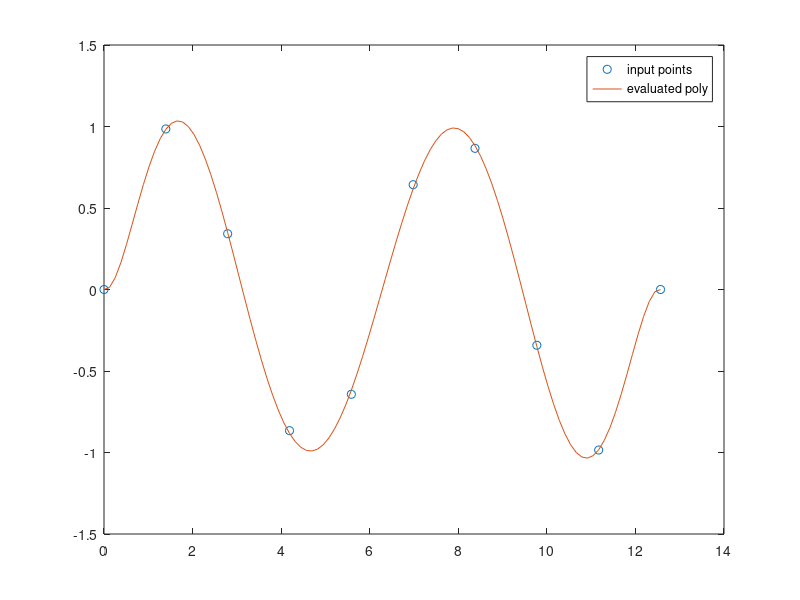

Reproduce this figure in MATLAB.



% 10 points (sampled from the true model, a 1D sine wave)
x = linspace(0, 4*pi, 10);
y = sin(x);

% fit a 7th degree polynomial
p = polyfit(x, y, 7);

% evaluate poly on a 100 equally spaced points 
xx = linspace(0, 4*pi, 100);
yy = polyval(p, xx);

% plot
plot(x,y,'o', xx,yy,'-')
legend({'input points', 'evaluated poly'})
